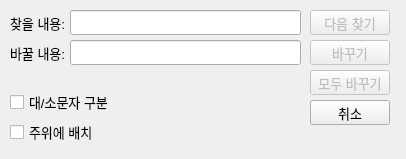
<?xml version="1.0" encoding="UTF-8"?>
<ui version="4.0">
 <class>Dialog</class>
 <widget class="QDialog" name="Dialog">
  <property name="geometry">
   <rect>
    <x>0</x>
    <y>0</y>
    <width>406</width>
    <height>159</height>
   </rect>
  </property>
  <property name="windowTitle">
   <string>바꾸기</string>
  </property>
  <widget class="QLabel" name="label_findstr">
   <property name="geometry">
    <rect>
     <x>10</x>
     <y>10</y>
     <width>55</width>
     <height>25</height>
    </rect>
   </property>
   <property name="font">
    <font>
     <pointsize>10</pointsize>
    </font>
   </property>
   <property name="text">
    <string>찾을 내용:</string>
   </property>
  </widget>
  <widget class="QLineEdit" name="lineEdit">
   <property name="geometry">
    <rect>
     <x>70</x>
     <y>10</y>
     <width>231</width>
     <height>25</height>
    </rect>
   </property>
   <property name="font">
    <font>
     <pointsize>10</pointsize>
    </font>
   </property>
  </widget>
  <widget class="QPushButton" name="pushButton_findnext">
   <property name="enabled">
    <bool>false</bool>
   </property>
   <property name="geometry">
    <rect>
     <x>310</x>
     <y>10</y>
     <width>80</width>
     <height>25</height>
    </rect>
   </property>
   <property name="font">
    <font>
     <pointsize>10</pointsize>
    </font>
   </property>
   <property name="text">
    <string>다음 찾기</string>
   </property>
  </widget>
  <widget class="QPushButton" name="pushButton_cancel">
   <property name="geometry">
    <rect>
     <x>310</x>
     <y>100</y>
     <width>80</width>
     <height>25</height>
    </rect>
   </property>
   <property name="font">
    <font>
     <pointsize>10</pointsize>
    </font>
   </property>
   <property name="text">
    <string>취소</string>
   </property>
  </widget>
  <widget class="QCheckBox" name="checkBox_CaseSensitive">
   <property name="geometry">
    <rect>
     <x>10</x>
     <y>90</y>
     <width>101</width>
     <height>24</height>
    </rect>
   </property>
   <property name="font">
    <font>
     <pointsize>10</pointsize>
    </font>
   </property>
   <property name="text">
    <string>대/소문자 구분</string>
   </property>
  </widget>
  <widget class="QCheckBox" name="checkBox_2">
   <property name="geometry">
    <rect>
     <x>10</x>
     <y>120</y>
     <width>82</width>
     <height>24</height>
    </rect>
   </property>
   <property name="font">
    <font>
     <pointsize>10</pointsize>
    </font>
   </property>
   <property name="text">
    <string>주위에 배치</string>
   </property>
  </widget>
  <widget class="QLabel" name="label_findstr_2">
   <property name="geometry">
    <rect>
     <x>10</x>
     <y>40</y>
     <width>55</width>
     <height>25</height>
    </rect>
   </property>
   <property name="font">
    <font>
     <pointsize>10</pointsize>
    </font>
   </property>
   <property name="text">
    <string>바꿀 내용:</string>
   </property>
  </widget>
  <widget class="QLineEdit" name="lineEdit_2">
   <property name="geometry">
    <rect>
     <x>70</x>
     <y>40</y>
     <width>231</width>
     <height>25</height>
    </rect>
   </property>
   <property name="font">
    <font>
     <pointsize>10</pointsize>
    </font>
   </property>
  </widget>
  <widget class="QPushButton" name="pushButton_replace">
   <property name="enabled">
    <bool>false</bool>
   </property>
   <property name="geometry">
    <rect>
     <x>310</x>
     <y>40</y>
     <width>80</width>
     <height>25</height>
    </rect>
   </property>
   <property name="font">
    <font>
     <pointsize>10</pointsize>
    </font>
   </property>
   <property name="text">
    <string>바꾸기</string>
   </property>
  </widget>
  <widget class="QPushButton" name="pushButton_replace_all">
   <property name="enabled">
    <bool>false</bool>
   </property>
   <property name="geometry">
    <rect>
     <x>310</x>
     <y>70</y>
     <width>80</width>
     <height>25</height>
    </rect>
   </property>
   <property name="font">
    <font>
     <pointsize>10</pointsize>
    </font>
   </property>
   <property name="text">
    <string>모두 바꾸기</string>
   </property>
  </widget>
 </widget>
 <resources/>
 <connections/>
</ui>
